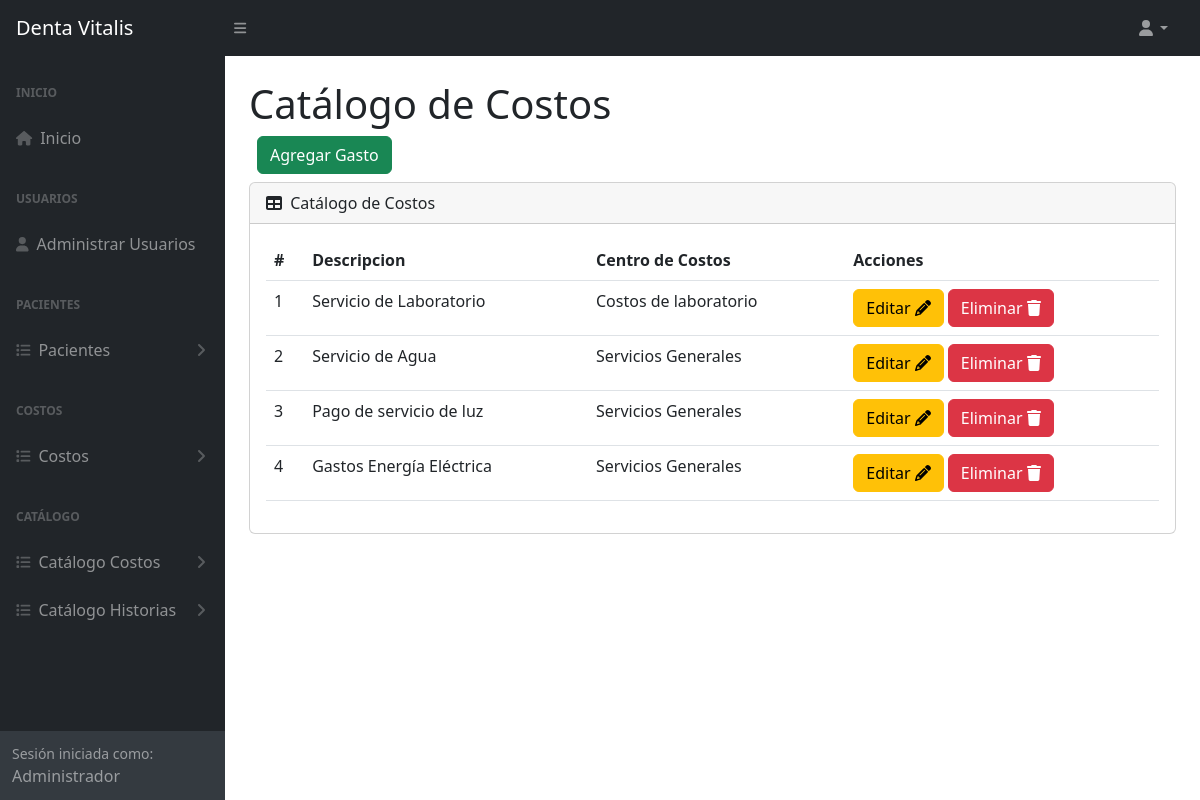
The page /gastos (signed in) on the database as committed earlier.
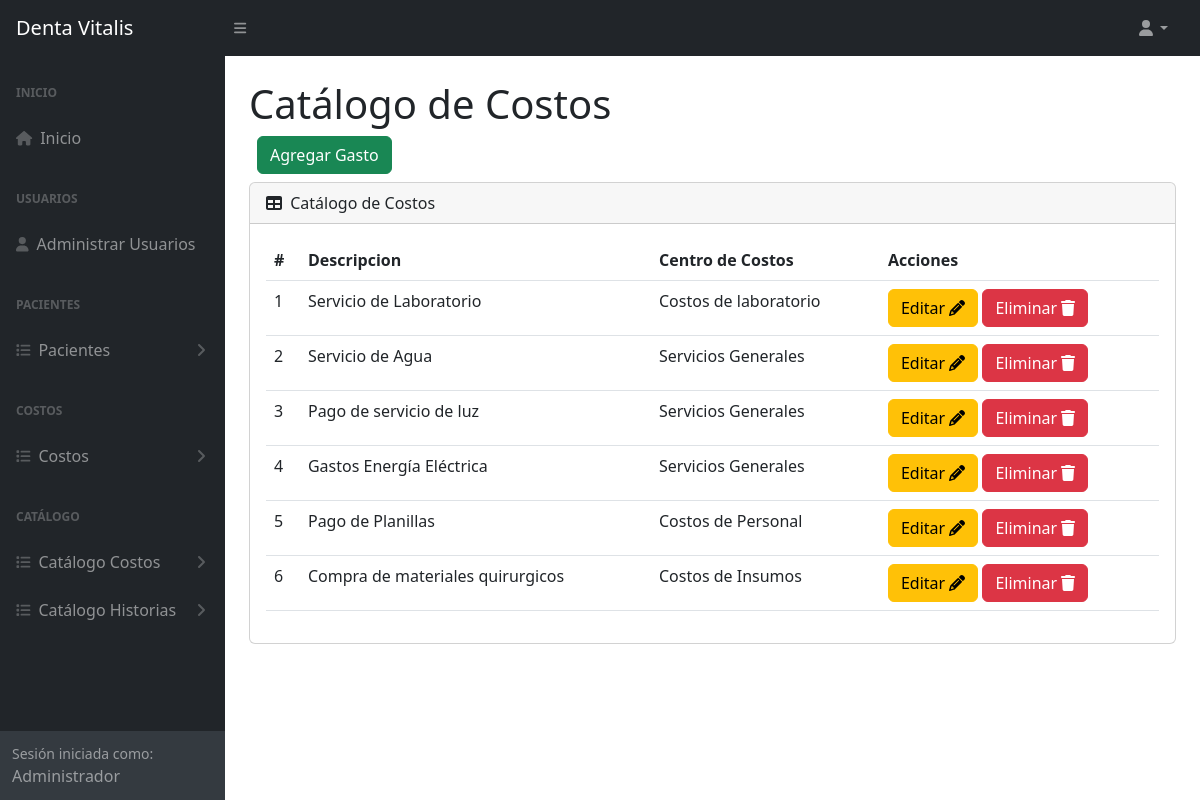
The same page on the database as committed later.
### tables this page shows
CREATE TABLE `tba_gasto`  (
  `IdGasto` int NOT NULL AUTO_INCREMENT,
  `IdCentroCostos` int NOT NULL,
  `NombreGasto` varchar(150) NOT NULL,
  `FechaCreacion` datetime NOT NULL,
  `FechaActualizacion` datetime NOT NULL,
  PRIMARY KEY (`IdGasto`) USING BTREE,
  INDEX `tba_gasto_fkcentrocostos`(`IdCentroCostos`) USING BTREE,
  CONSTRAINT `tba_gasto_fkcentrocostos` FOREIGN KEY (`IdCentroCostos`) REFERENCES `tba_centrocostos` (`IdCentroCostos`) ON DELETE RESTRICT ON UPDATE RESTRICT
);

CREATE TABLE `tba_centrocostos`  (
  `IdCentroCostos` int NOT NULL AUTO_INCREMENT,
  `DescripcionCentro` varchar(100) NOT NULL,
  `FechaCreacion` datetime NOT NULL,
  `FechaActualizacion` datetime NOT NULL,
  PRIMARY KEY (`IdCentroCostos`) USING BTREE
);

### controller/plantilla.controller.php (called while the page is built)
<?php
class ControllerPlantilla
{
  static public function ctrPlantilla()
  {
    include "view/plantilla.php";
  }
}

### index.php (called while the page is built, shortened)
<?php
require_once "controller/plantilla.controller.php";
require_once "controller/gastos.controller.php";
require_once "controller/historias.controller.php";
require_once "model/gastos.model.php";
$plantilla = new ControllerPlantilla();
$plantilla -> ctrPlantilla();

### controller/gastos.controller.php (called while the page is built, shortened)
<?php
class ControllerGastos
{
  public static function ctrMostrarGastos()
  {
    $tabla = "tba_gasto";
    $listaGastos = ModelGastos::mdlMostrarGastos($tabla);
    return $listaGastos;
  }
}

### model/conexion.php (called while the page is built)
<?php
class Conexion
{
  static public function conn()
  {
    $link = new PDO("mysql:host=localhost;dbname=db_dentavitalis","root","");
		$link->exec("set names utf8");
		return $link;
  }
}

### model/gastos.model.php (called while the page is built, shortened)
<?php
require_once "conexion.php";
class ModelGastos
{
  public static function mdlMostrarGastos($tabla)
  {
    $statement = Conexion::conn()->prepare("SELECT tba_gasto.IdGasto, tba_gasto.NombreGasto, tba_gasto.IdCentroCostos, tba_centrocostos.DescripcionCentro FROM $tabla INNER JOIN tba_centrocostos ON tba_gasto.IdCentroCostos = tba_centrocostos.IdCentroCostos ORDER BY IdGasto ASC");
    $statement -> execute();
    return $statement -> fetchAll();
  }
}

### view/modules/gastos.php (the view, shortened to what this page needs)
</div>
        </div>
        <div class="sb-sidenav-footer">
          <div class="small">Sesión iniciada como:</div>
          <?php echo $_SESSION["nombreUsuario"] ?>
        </div>
      </nav>
    </div>
    <div id="layoutSidenav_content">
      <main class="bg">
        <div class="container-fluid px-4">
          <h1 class="mt-4">Catálogo de Costos</h1>
          <div class="d-flex m-2">
            <button type="button" class="btn btn-success" data-bs-toggle="modal" data-bs-target="#modalAgregarGasto">
              Agregar Gasto
            </button>
          </div>
          <div class="card mb-4">
            <div class="card-header">
              <i class="fas fa-table me-1"></i>
              Catálogo de Costos
            </div>
            <div class="card-body">
              <table id="datatablesSimple" class="data-table-Gasto table">
                <thead>
                  <tr>
                    <th>#</th>
                    <th>Descripcion</th>
                    <th>Centro de Costos</th>
                    <th>Acciones</th>
                  </tr>
                </thead>
                <tbody>
                  <?php
                  $listaGastos = ControllerGastos::ctrMostrarGastos();
                  foreach ($listaGastos as $key => $value)
                  {
                    echo
                    '<tr>
                      <td>'.($key + 1).'</td>
                      <td>'.$value["NombreGasto"].'</td>
                      <td>'.$value["DescripcionCentro"].'</td>
                      <td>
                        <button class="btn btn-warning btnEditarGasto" codGasto="'.$value["IdGasto"].'" data-bs-toggle="modal" data-bs-target="#modalEditarGasto">Editar <i class="fa-solid fa-pencil"></i></button>
                        <button class="btn btn-danger btnEliminarGasto" codGasto="'.$value["IdGasto"].'">Eliminar <i class="fa-solid fa-trash"></i></button>
                      </td>
                    </tr>';
                  }
                  ?>
                </tbody>
              </table>
            </div>
          </div>
        </div>
      </main>
    </div>
  </div>

### view/plantilla.php (shortened to what this page needs)
<!DOCTYPE html>
<html lang="es">
<head>
  <?php require "modules/header.php" ?>
</head>
  <?php
    if (isset($_SESSION["login"]) && $_SESSION["login"] == "ok")
    {
      echo '<body class="sb-nav-fixed">';
      include "modules/navbar.php";
      echo '
      <div id="layoutSidenav">
        <div id="layoutSidenav_nav">
          <nav class="sb-sidenav accordion sb-sidenav-dark" id="sidenavAccordion">
            <div class="sb-sidenav-menu">
              <div class="nav">';
      include "modules/menu.php";
      if(isset($_GET["ruta"]))
      {
        if(
          $_GET["ruta"] == "home" ||
          $_GET["ruta"] == "usuario" ||
          $_GET["ruta"] == "editarSalida" ||
          $_GET["ruta"] == "procedimientos" ||
          $_GET["ruta"] == "gastos" ||
          $_GET["ruta"] == "socios" ||
          $_GET["ruta"] == "pacientes" ||
          $_GET["ruta"] == "allCostos" ||
          $_GET["ruta"] == "centroCostos" ||
          $_GET["ruta"] == "crearNuevoCosto" ||
          $_GET["ruta"] == "editarCosto" ||
          $_GET["ruta"] == "buscarCostos" ||
          $_GET["ruta"] == "reporteCostos" ||
          $_GET["ruta"] == "crearNuevaHistoria" ||
          $_GET["ruta"] == "editarHistoria" ||
          $_GET["ruta"] == "visualizarHistoria" ||
          $_GET["ruta"] == "calendario" ||
          $_GET["ruta"] == "historialPagos" ||
          $_GET["ruta"] == "signout"
        )
        {
          include "modules/".$_GET["ruta"].".php";
        }
        else
        {
          include "web/404.html";
        }
      }
      else
      {
        include "modules/home.php";
      }
      echo '<footer>';
      include "modules/footer.php";
      echo '</footer>';
    }
    else
    {
      include "modules/login.php";
    }
  ?>
  <link rel="stylesheet" type="text/css" href="https://cdn.jsdelivr.net/npm/daterangepicker/daterangepicker.css" />
</body>
</html>

### view/modules/header.php (shortened to what this page needs)
<link href="https://cdn.jsdelivr.net/npm/simple-datatables@7.1.2/dist/style.min.css" rel="stylesheet" />
<link href="css/styles.css" rel="stylesheet" />
<link href="css/styles-dentaVitalis.css" rel="stylesheet" />
<link href="https://cdn.jsdelivr.net/npm/sweetalert2@11.7.5/dist/sweetalert2.min.css" rel="stylesheet">

### view/modules/navbar.php (shortened to what this page needs)
  <nav class="sb-topnav navbar navbar-expand navbar-dark bg-dark">
  <a class="navbar-brand ps-3" href="index.php">Denta Vitalis</a>
  <button class="btn btn-link btn-sm order-1 order-lg-0 me-4 me-lg-0" id="sidebarToggle" href="#!"><i class="fas fa-bars"></i></button>
  <ul class="navbar-nav ms-auto ms-md-0 me-3 me-lg-4">
    <li class="nav-item dropdown">
      <a class="nav-link dropdown-toggle" id="navbarDropdown" href="#" role="button" data-bs-toggle="dropdown" aria-expanded="false"><i class="fas fa-user fa-fw"></i></a>
    </li>
  </ul>
</nav>

### view/modules/menu.php (shortened to what this page needs)
<div class="sb-sidenav-menu-heading">Inicio</div>
<a class="nav-link" href="home">
  <div class="sb-nav-link-icon"><i class="fas fa-home"></i></div>
  Inicio
</a>
<?php
  if($_SESSION["perfilUsuario"] == "1")
  {
?>
  <div class="sb-sidenav-menu-heading">Usuarios</div>
  <a class="nav-link" href="usuario">
    <div class="sb-nav-link-icon"><i class="fas fa-user"></i></div>
    Administrar Usuarios
  </a>
<?php
  }
?>
<div class="sb-sidenav-menu-heading">Pacientes</div>
  <a class="nav-link collapsed" href="#" data-bs-toggle="collapse" data-bs-target="#listaHistoria" aria-expanded="false" aria-controls="collapseLayouts">
    <div class="sb-nav-link-icon"><i class="fas fa-list"></i></div>
    Pacientes
    <div class="sb-sidenav-collapse-arrow"><i class="fas fa-angle-down"></i></div>
  </a>
<div class="sb-sidenav-menu-heading">Costos</div>
  <a class="nav-link collapsed" href="#" data-bs-toggle="collapse" data-bs-target="#listaCostos" aria-expanded="false" aria-controls="collapseLayouts">
    <div class="sb-nav-link-icon"><i class="fas fa-list"></i></div>
    Costos
    <div class="sb-sidenav-collapse-arrow"><i class="fas fa-angle-down"></i></div>
  </a>
<div class="sb-sidenav-menu-heading">Catálogo</div>
  <a class="nav-link collapsed" href="#" data-bs-toggle="collapse" data-bs-target="#listaCatalogoCostos" aria-expanded="false" aria-controls="collapseLayouts">
    <div class="sb-nav-link-icon"><i class="fas fa-list"></i></div>
    Catálogo Costos
    <div class="sb-sidenav-collapse-arrow"><i class="fas fa-angle-down"></i></div>
  </a>
  <a class="nav-link collapsed" href="#" data-bs-toggle="collapse" data-bs-target="#listaCatalogoPacientes" aria-expanded="false" aria-controls="collapseLayouts">
    <div class="sb-nav-link-icon"><i class="fas fa-list"></i></div>
    Catálogo Historias
    <div class="sb-sidenav-collapse-arrow"><i class="fas fa-angle-down"></i></div>
  </a>

### view/modules/footer.php (shortened to what this page needs)
<div class="container-fluid px-4">
  <div class="d-flex align-items-center justify-content-between small">
    <div class="text-muted">Copyright &copy; Simoni 2023</div>
  </div>
</div>

Rows that differ between the two databases and show on the page:
added tba_gasto: NombreGasto "Pago de Planillas", IdCentroCostos.DescripcionCentro "Costos de Personal"
added tba_gasto: NombreGasto "Compra de materiales quirurgicos", IdCentroCostos.DescripcionCentro "Costos de Insumos"
